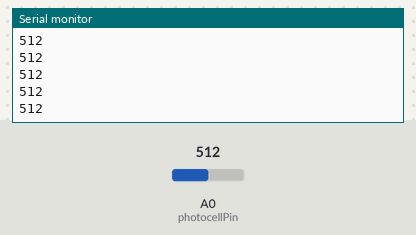
Bench run of a sketch on a simulated Arduino Uno, built with avr-gcc and run on an emulated ATmega328P. On the bench: the last lines printed to the serial monitor. The test bench sets the inputs (shaded band); at power-on: A0 (photocellPin) = 512.

Above: at 1.2 s.
1.3 s: A0 (photocellPin) set to 716
At 1.31 s:
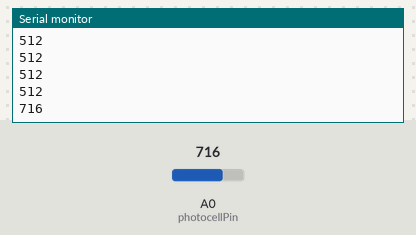
2.8 s: A0 (photocellPin) set to 900
At 2.81 s:
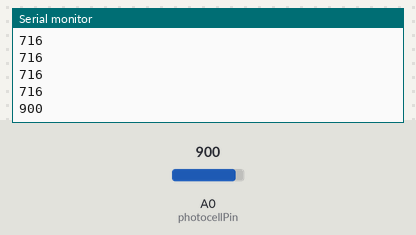
Timing chart, 0 to 5.8 s (numbered marks = the images above; inputs shaded):
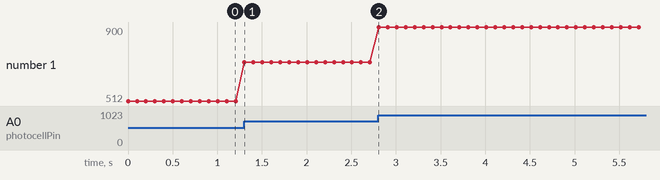

Measured:
- after the input at 1.3 s, the serial monitor: prints a new line at once (image 1)
- after the input at 2.8 s, the serial monitor: prints a new line at once (image 2)
- plotted number 1: 512 → 716 after the input at 1.3 s, 716 → 900 after the input at 2.8 s

The sketch:

sketch_light.ino
```cpp
int photocellPin = 0;
int photocellReading;

void setup(void) {
  Serial.begin(9600);
}

void loop(void) {
  photocellReading = analogRead(photocellPin);

  Serial.println(photocellReading);

  delay(100);
}
```
